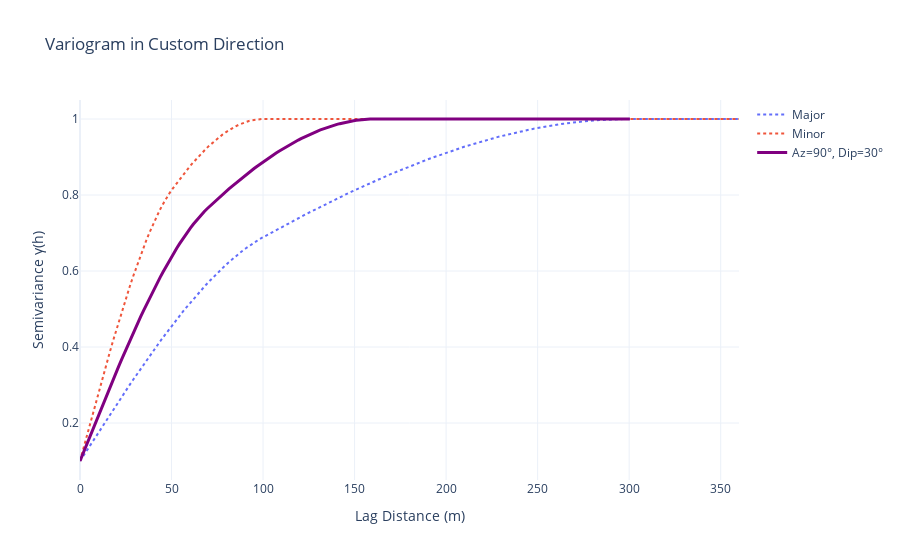

Notebook cell for this chart:
### Markdown cell above
### Variogram in Arbitrary Directions

Use `get_direction()` to calculate the variogram curve in any direction specified by azimuth and dip angles.

### Code cell
# Calculate variogram in an arbitrary direction
distance, semivariance = variogram.get_direction(azimuth=90, dip=30)

fig = go.Figure()

# Add the principal directions for comparison
fig.add_trace(go.Scatter(x=major.distance, y=major.semivariance, name="Major", line=dict(dash="dot")))
fig.add_trace(go.Scatter(x=minor.distance, y=minor.semivariance, name="Minor", line=dict(dash="dot")))

# Add the custom direction
fig.add_trace(go.Scatter(
    x=distance,
    y=semivariance,
    name="Az=90°, Dip=30°",
    line=dict(color="purple", width=3),
))

fig.update_layout(
    title="Variogram in Custom Direction",
    xaxis_title="Lag Distance (m)",
    yaxis_title="Semivariance γ(h)",
    template="plotly_white",
)

fig.show()

### Figure 1 — Plotly figure (JSON) as saved in the notebook; plotly's stock layout.template omitted (floating-point values rounded to 4 significant figures; data arrays with more than 128 entries replaced by an {"elided": "..."} marker saying what was removed)
{"data": [{"line": {"dash": "dot"}, "name": "Major", "x": {"elided": "200 float values"}, "y": {"elided": "200 float values"}, "type": "scatter"}, {"line": {"dash": "dot"}, "name": "Minor", "x": {"elided": "200 float values"}, "y": {"elided": "200 float values"}, "type": "scatter"}, {"line": {"color": "purple", "width": 3}, "name": "Az=90°, Dip=30°", "x": {"elided": "200 float values"}, "y": {"elided": "200 float values"}, "type": "scatter"}], "layout": {"title": {"text": "Variogram in Custom Direction"}, "xaxis": {"title": {"text": "Lag Distance (m)"}}, "yaxis": {"title": {"text": "Semivariance γ(h)"}}}}
